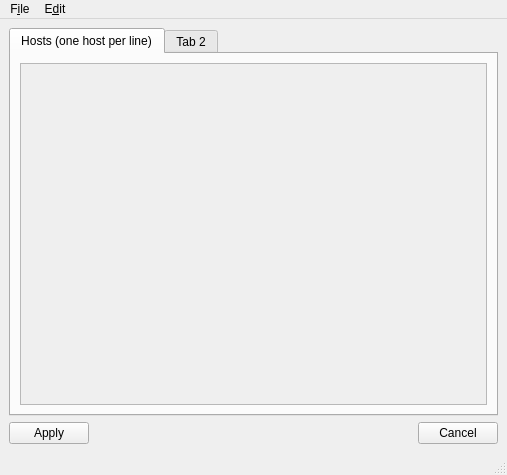
<?xml version="1.0" encoding="UTF-8"?>
<ui version="4.0">
 <class>MainWindow</class>
 <widget class="QMainWindow" name="MainWindow">
  <property name="geometry">
   <rect>
    <x>0</x>
    <y>0</y>
    <width>507</width>
    <height>475</height>
   </rect>
  </property>
  <property name="windowTitle">
   <string>MainWindow</string>
  </property>
  <property name="locale">
   <locale language="English" country="UnitedStates"/>
  </property>
  <widget class="QWidget" name="centralwidget">
   <layout class="QVBoxLayout" name="verticalLayout_2">
    <item>
     <layout class="QVBoxLayout" name="verticalLayout">
      <item>
       <widget class="QTabWidget" name="tabWidget">
        <property name="enabled">
         <bool>true</bool>
        </property>
        <property name="currentIndex">
         <number>0</number>
        </property>
        <widget class="QWidget" name="tab_3">
         <attribute name="title">
          <string>Hosts (one host per line)</string>
         </attribute>
         <layout class="QHBoxLayout" name="horizontalLayout_2">
          <item>
           <layout class="QVBoxLayout" name="verticalLayout_3">
            <item>
             <widget class="QScrollArea" name="scrollArea">
              <property name="widgetResizable">
               <bool>true</bool>
              </property>
              <widget class="QWidget" name="scrollAreaWidgetContents">
               <property name="geometry">
                <rect>
                 <x>0</x>
                 <y>0</y>
                 <width>467</width>
                 <height>313</height>
                </rect>
               </property>
               <layout class="QHBoxLayout" name="horizontalLayout_3"/>
              </widget>
             </widget>
            </item>
           </layout>
          </item>
         </layout>
        </widget>
        <widget class="QWidget" name="widget">
         <property name="autoFillBackground">
          <bool>false</bool>
         </property>
         <property name="locale">
          <locale language="English" country="UnitedStates"/>
         </property>
         <attribute name="title">
          <string notr="true">Tab 2</string>
         </attribute>
        </widget>
       </widget>
      </item>
     </layout>
    </item>
    <item>
     <layout class="QHBoxLayout" name="horizontalLayout">
      <item>
       <widget class="QPushButton" name="pushButton_2">
        <property name="text">
         <string>Apply</string>
        </property>
       </widget>
      </item>
      <item>
       <spacer name="horizontalSpacer">
        <property name="orientation">
         <enum>Qt::Horizontal</enum>
        </property>
        <property name="sizeHint" stdset="0">
         <size>
          <width>40</width>
          <height>20</height>
         </size>
        </property>
       </spacer>
      </item>
      <item>
       <widget class="QPushButton" name="pushButton">
        <property name="text">
         <string>Cancel</string>
        </property>
       </widget>
      </item>
     </layout>
    </item>
   </layout>
  </widget>
  <widget class="QMenuBar" name="menubar">
   <property name="geometry">
    <rect>
     <x>0</x>
     <y>0</y>
     <width>507</width>
     <height>30</height>
    </rect>
   </property>
   <widget class="QMenu" name="menuFile">
    <property name="locale">
     <locale language="English" country="UnitedStates"/>
    </property>
    <property name="title">
     <string>F&amp;ile</string>
    </property>
    <addaction name="actionSave"/>
    <addaction name="separator"/>
    <addaction name="actionQuit"/>
   </widget>
   <widget class="QMenu" name="menuEdit">
    <property name="locale">
     <locale language="English" country="UnitedStates"/>
    </property>
    <property name="title">
     <string>E&amp;dit</string>
    </property>
    <addaction name="actionCut"/>
    <addaction name="actionCopy"/>
    <addaction name="actionPaste"/>
    <addaction name="separator"/>
    <addaction name="actionFind"/>
   </widget>
   <addaction name="menuFile"/>
   <addaction name="menuEdit"/>
  </widget>
  <widget class="QStatusBar" name="statusbar"/>
  <action name="actionSave">
   <property name="text">
    <string>Save</string>
   </property>
  </action>
  <action name="actionQuit">
   <property name="text">
    <string>Quit</string>
   </property>
  </action>
  <action name="actionCopy">
   <property name="text">
    <string>Copy</string>
   </property>
  </action>
  <action name="actionPaste">
   <property name="text">
    <string>Paste</string>
   </property>
  </action>
  <action name="actionFind">
   <property name="text">
    <string>Find</string>
   </property>
  </action>
  <action name="actionCut">
   <property name="text">
    <string>Cut</string>
   </property>
  </action>
 </widget>
 <resources/>
 <connections/>
</ui>
